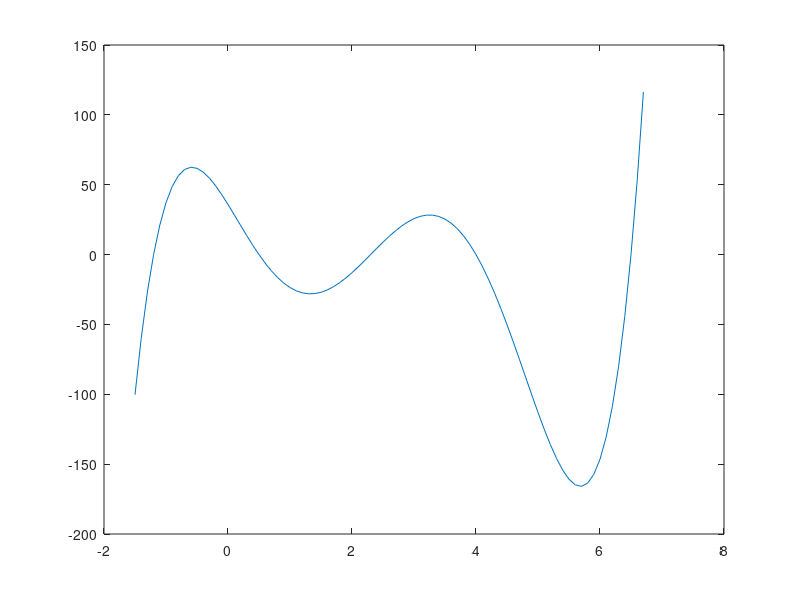

Here is the MATLAB script that generated this plot:
% AP_Ch8_Polinomials,Curve_Fitting,_and_Interpolation
% 
% Polynomials are mathematical expression that are frequently used for
% problem solving and modeling in science and engineering. In many cases an
% equation that is written in the process of solving a problem is a
% polynomial, and the solution of the problem is the zero of the
% polynomial. 
%
% Curve fitting is a process of finding a fucntion that can be used to
% model data. The function does not necessarily pass through any of the
% points, but models the data with the smallest possible error. There are
% no limitations to the type of the equations that can be used for curve 
% fitting. Often, however, polynomial, exponential, and power functions 
% are used.    
%
% Interpolation is the process of estimating values between data points. 
% The simplest kind of interpolation is done by drawing a straight line 
% between the points. In a more sophistikated interpolation, data from
% additional points is used. 
% 
% 8.1 Polynomials 
% Polynomilas are functions that have the form:
% f(x) = an*xn + a(n-1)*x(n-1) + ... + a1*x + a0
% an, a(n-1), ... , a1, a0 are real numbers
% in MATLAB, polynomials are represented by a row vector in which the 
% elements are the coefficients an, a(n-1), ..., a1, a0

p = [8 5] % 8*x + 5
x = 2
% The value of a polynomial at a point x can be calculated with the
% fucntion p o l y v a l that has the form:
polyval (p, x)

% Sample Problem 8 - 1: Calculating polynomials with MATLAB
p = [1 -12.1 40.59 -17.015 -71.95 35.88]
x = -1.5 : 0.1: 6.7
y = polyval (p, x)
plot (x,y)

% Roots of a Polynomial
r  = roots(p)
% This is very important function to find the roots of a quadratic
% equation
roots([4 10 -8])

% And vise-verse: when the roots of a polynomial are known, the p o l y 
% command can be used for detecting the coefficients of the polynomial:
r = [6.5 4 2.3 -1.2 0.5]
p = poly(r)

% 8.1.3 Addition, Multiplication and \Division of Polynomials
% by adding (substracting) coefficients.
% the dhorter vector has to be modified to be of the same lenght as
% the longer vector by adding zeros. 
p1 = [3 15 0 -10 -3 15 -40];
p2 = [3 0 -2 -6];
p = p1 +[ 0 0 0 p2];

% Multiplication
pm = conv (p1, p2);

% Division
% A polynomial can be devided by another polynomial with the MATLAB
% built-in function deconv, which has trhe form:
u = [2 9 7 -6];
v = [1 3];
[a b] = deconv (u, v)
[a b] = deconv (p1, p2)
